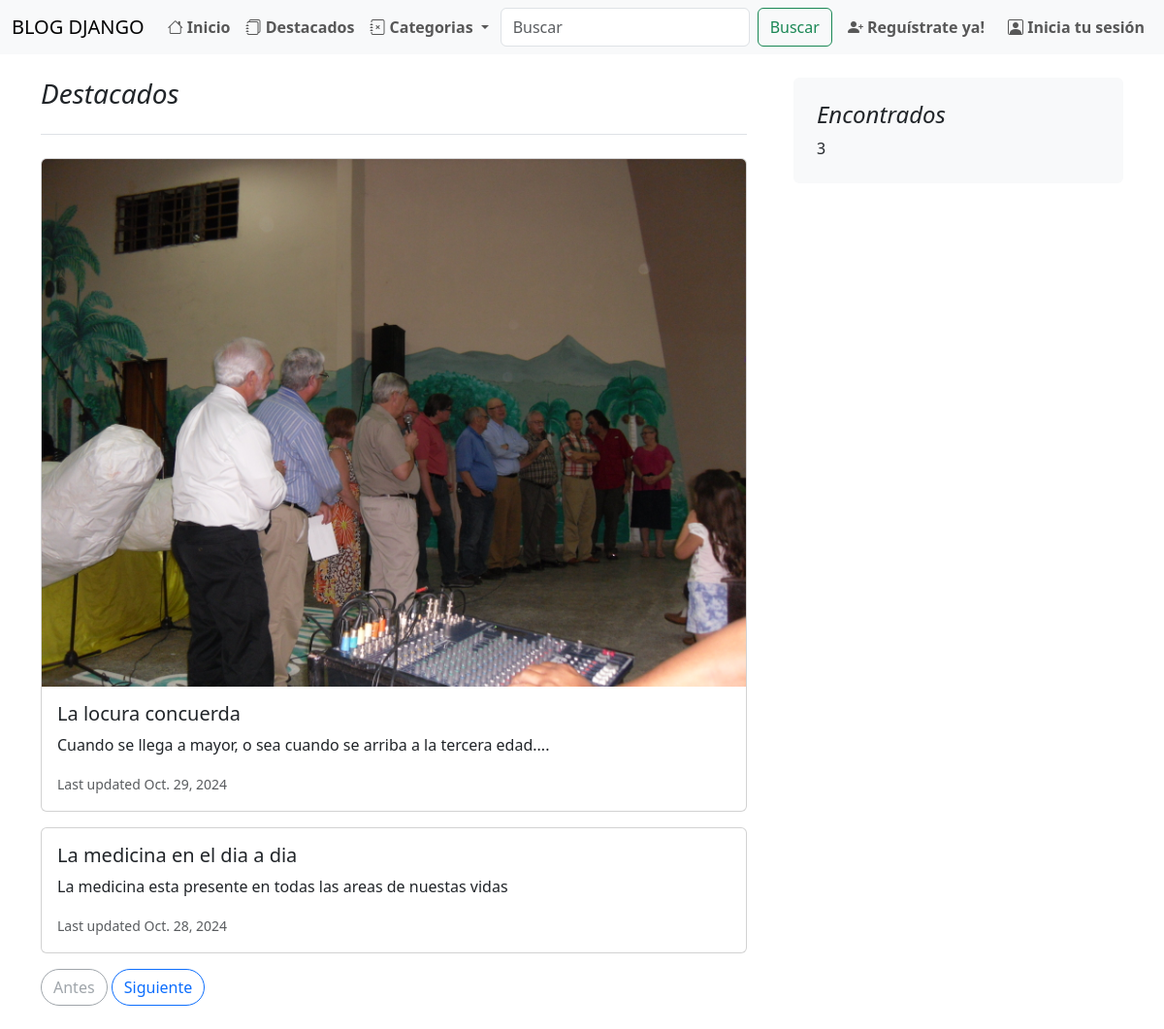
The app's page /category/ciencias with its own data.
### blogs/models.py (models this page shows, shortened)
class Post(models.Model):
    title = models.CharField(max_length=255)
    slug = models.SlugField(unique=True)
    overview = models.TextField()
    date_create = models.DateTimeField(auto_now_add=True)
    content = models.TextField()
    author = models.ForeignKey(settings.AUTH_USER_MODEL, on_delete=models.PROTECT)
    categories = models.ManyToManyField('Category')
    featured = models.BooleanField(default=False)
    Image = models.ImageField(upload_to= 'post_image/', blank=True, null=True)
    pub_date = models.DateTimeField(null=True, blank=True)
    class Meta:
        ordering = ['-date_create']

### blogs/views.py (the view)
# urls.py: path('category/<slug:slug>', views.Category_ListView.as_view(), name='category'),
class Category_ListView(generic.ListView):
    model = Post
    template_name = 'blogs/results.html'
    paginate_by = 2
    def get_queryset(self):
        Query = self.request.path.replace('/category/', '')
        post_list = Post.objects.filter(categories__slug=Query).filter(
        pub_date__isnull=False
    )
        return post_list

### blogs/context_processors.py (called while the page is built)
def categories_processor(request):
    categories = Category.objects.all()
    return {
        'categories': categories
    }

### blogs/templates/blogs/results.html
{% extends 'base.html' %}
{% block content %}
<div class="container-xxl bd-gutter mt-3 my-md-4 bd-layout">
    <main class="container">
        <div class="row g-5">
            <div class="col-md-8">
                <h3 class="pb-4 mb-4 fst-italic border-bottom">
                    Destacados
                </h3>
                {% for post in post_list %}
                <div class="card mb-3">
                    {% if post.Image %}
                    <img src="{{ post.Image.url }}" class="card-img-top" alt="thumbnail">
                    {% endif %}
                    <div class="card-body">
                        <h5 class="card-title">{{ post.title }}</h5>
                        <p class="card-text">{{ post.overview }}</p>
                        <p class="card-text"><small class="text-muted">Last updated {{ post.pub_date.date }}</small></p>
                    </div>
                </div>
                {% endfor %}
            </div>
            <div class="col-md-4">
                <div class="position-sticky" style="top: 2rem;">
                    <div class="p-4 mb-3 bg-light rounded">
                        <h4 class="fst-italic">Encontrados</h4>
                        <p class="mb-0">{{ page_obj.paginator.count }}</p>
                    </div>
                </div>
            </div>
        </div>
        <nav class="blog-pagination" aria-label="Pagination">
            {% if page_obj.has_previous %}
                <a class="btn btn-outline-primary rounded-pill"
                   href="?page={{ page_obj.previous_page_number }}{% if query %}&search={{ query }}{% endif %}">Antes</a>
            {% else %}
                <a class="btn btn-outline-secondary rounded-pill disabled">Antes</a>
            {% endif %}
            {% if page_obj.has_next %}
                <a class="btn btn-outline-primary rounded-pill"
                   href="?page={{ page_obj.next_page_number }}{% if query %}&search={{ query }}{% endif %}">Siguiente</a>
            {% else %}
                <a class="btn btn-outline-secondary rounded-pill disabled">Siguiente</a>
            {% endif %}
        </nav>
    </main>
</div>
{% endblock %}

### records on screen
Post: Image (picture), title "La locura concuerda", overview "Cuando se llega a mayor, o sea cuando se arriba a la tercera edad....", pub_date "Oct. 29, 2024"
Post: title "La medicina en el dia a dia", overview "La medicina esta presente en todas las areas de nuestas vidas", pub_date "Oct. 28, 2024"

### other values on screen
{{ page_obj.paginator.count }} "3"
